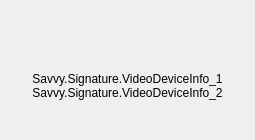
               <widget class="QWidget" name="page_SignatureCamFailed">
                <layout class="QVBoxLayout" name="verticalLayout_4">
                 <property name="spacing">
                  <number>0</number>
                 </property>
                 <property name="leftMargin">
                  <number>32</number>
                 </property>
                 <property name="topMargin">
                  <number>0</number>
                 </property>
                 <property name="rightMargin">
                  <number>32</number>
                 </property>
                 <property name="bottomMargin">
                  <number>0</number>
                 </property>
                 <item>
                  <spacer name="verticalSpacer_4">
                   <property name="orientation">
                    <enum>Qt::Vertical</enum>
                   </property>
                   <property name="sizeHint" stdset="0">
                    <size>
                     <width>20</width>
                     <height>40</height>
                    </size>
                   </property>
                  </spacer>
                 </item>
                 <item>
                  <layout class="QHBoxLayout" name="horizontalLayout_2">
                   <property name="topMargin">
                    <number>0</number>
                   </property>
                   <item>
                    <spacer name="horizontalSpacer_14">
                     <property name="orientation">
                      <enum>Qt::Horizontal</enum>
                     </property>
                     <property name="sizeHint" stdset="0">
                      <size>
                       <width>40</width>
                       <height>20</height>
                      </size>
                     </property>
                    </spacer>
                   </item>
                   <item>
                    <widget class="QLabel" name="label_Warning">
                     <property name="minimumSize">
                      <size>
                       <width>24</width>
                       <height>24</height>
                      </size>
                     </property>
                     <property name="maximumSize">
                      <size>
                       <width>24</width>
                       <height>24</height>
                      </size>
                     </property>
                     <property name="text">
                      <string/>
                     </property>
                     <property name="alignment">
                      <set>Qt::AlignCenter</set>
                     </property>
                    </widget>
                   </item>
                   <item>
                    <spacer name="horizontalSpacer_15">
                     <property name="orientation">
                      <enum>Qt::Horizontal</enum>
                     </property>
                     <property name="sizeHint" stdset="0">
                      <size>
                       <width>40</width>
                       <height>20</height>
                      </size>
                     </property>
                    </spacer>
                   </item>
                  </layout>
                 </item>
                 <item>
                  <spacer name="verticalSpacer_6">
                   <property name="orientation">
                    <enum>Qt::Vertical</enum>
                   </property>
                   <property name="sizeType">
                    <enum>QSizePolicy::Fixed</enum>
                   </property>
                   <property name="sizeHint" stdset="0">
                    <size>
                     <width>20</width>
                     <height>8</height>
                    </size>
                   </property>
                  </spacer>
                 </item>
                 <item>
                  <widget class="QLabel" name="label_ReconnectInfo_1">
                   <property name="sizePolicy">
                    <sizepolicy hsizetype="Preferred" vsizetype="Minimum">
                     <horstretch>0</horstretch>
                     <verstretch>0</verstretch>
                    </sizepolicy>
                   </property>
                   <property name="text">
                    <string>Savvy.Signature.VideoDeviceInfo_1</string>
                   </property>
                   <property name="alignment">
                    <set>Qt::AlignCenter</set>
                   </property>
                  </widget>
                 </item>
                 <item>
                  <widget class="QLabel" name="label_ReconnectInfo_2">
                   <property name="sizePolicy">
                    <sizepolicy hsizetype="Preferred" vsizetype="Minimum">
                     <horstretch>0</horstretch>
                     <verstretch>0</verstretch>
                    </sizepolicy>
                   </property>
                   <property name="text">
                    <string>Savvy.Signature.VideoDeviceInfo_2</string>
                   </property>
                   <property name="alignment">
                    <set>Qt::AlignCenter</set>
                   </property>
                  </widget>
                 </item>
                 <item>
                  <spacer name="verticalSpacer_5">
                   <property name="orientation">
                    <enum>Qt::Vertical</enum>
                   </property>
                   <property name="sizeHint" stdset="0">
                    <size>
                     <width>20</width>
                     <height>40</height>
                    </size>
                   </property>
                  </spacer>
                 </item>
                </layout>
               </widget>
